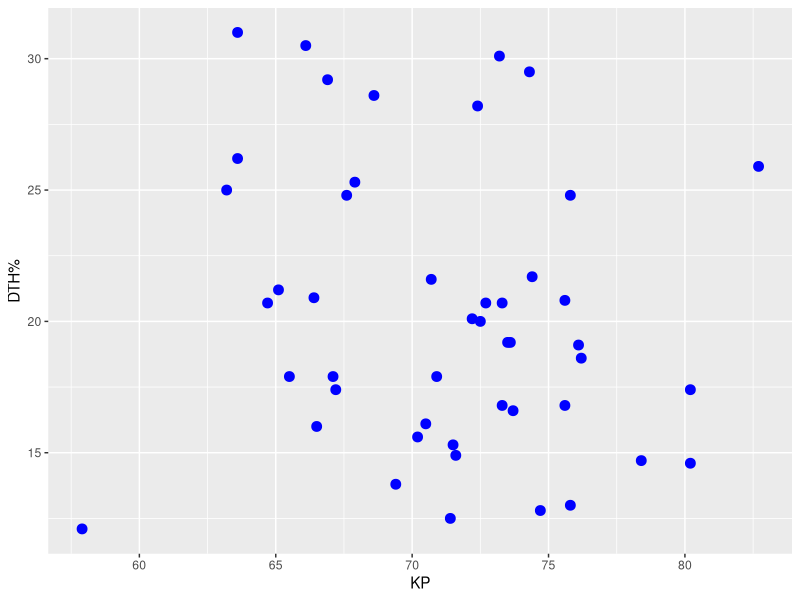

Generate this figure with R:
library(reshape2)
library(ggplot2)
library(lubridate)
library(dplyr)
library(readr)

setwd("C:/Users/adars/OneDrive/Escritorio/ProjecteLolShiny/Data")
data_lec <- read_csv("PlayerStats.csv")
data_lec$KP <- as.numeric(gsub("%", "", data_lec$KP))
data_lec$`DTH%` <- as.numeric(gsub("%", "", data_lec$`DTH%`))
ggplot(data_lec, aes(x = KP, y = `DTH%`)) + geom_point(color = "blue", size = 3)
